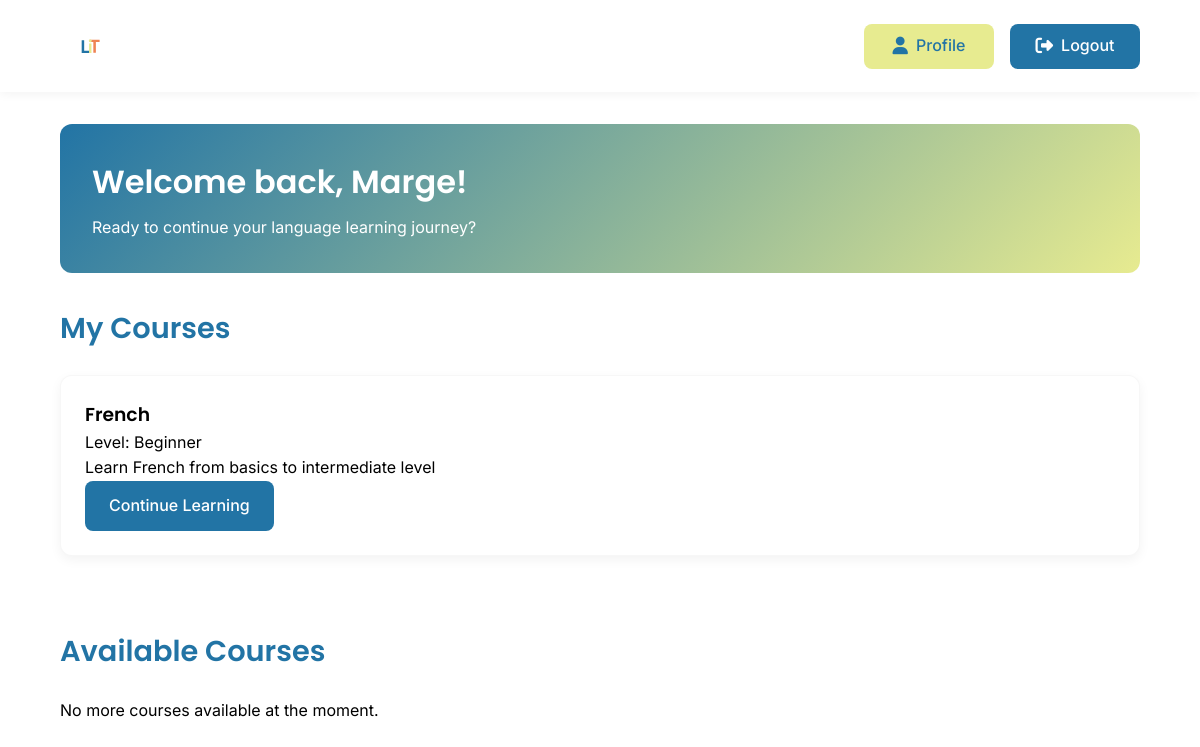
The app's page /view/dashboard.php (signed in), older data.
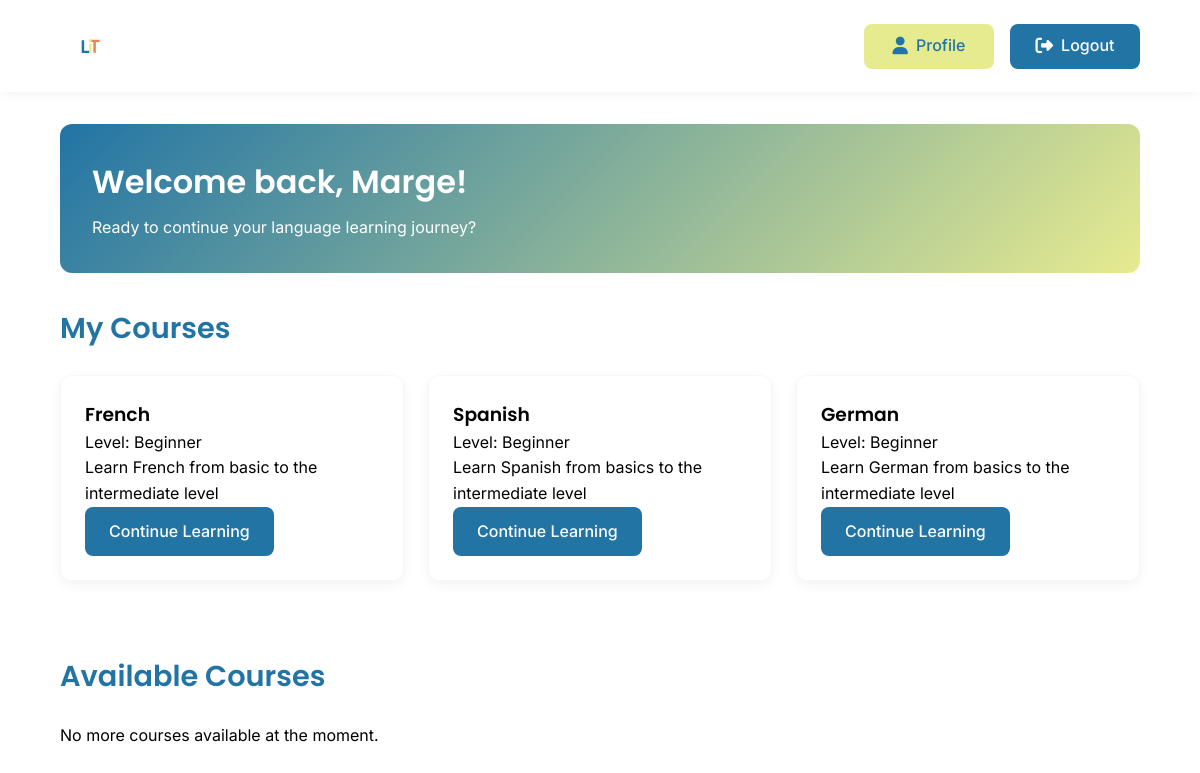
The same page, newer data.
### tables this page shows
CREATE TABLE `user_enrollments` (
  `enrollmentId` int(11) NOT NULL,
  `userId` int(11) NOT NULL,
  `languageId` int(11) NOT NULL,
  `status` enum('active','completed','dropped') NOT NULL DEFAULT 'active',
  `enrollmentDate` timestamp NOT NULL DEFAULT current_timestamp()
);

CREATE TABLE `languages` (
  `languageId` int(11) NOT NULL,
  `languageName` varchar(50) NOT NULL,
  `level` enum('Beginner','Intermediate','Advanced') NOT NULL,
  `description` text DEFAULT NULL,
  `active` tinyint(1) DEFAULT 1,
  `languageCode` varchar(2) NOT NULL DEFAULT 'en'
);

### view/dashboard.php (the view, shortened to what this page needs)
<?php
require_once '../config/db_connect.php';
$userName = $_SESSION['user_name'] ?? 'User';
$stmt = $pdo->prepare("
    SELECT l.*, ue.status, ue.enrollmentDate
    FROM languages l
    LEFT JOIN user_enrollments ue ON l.languageId = ue.languageId AND ue.userId = ?
    WHERE ue.status = 'active'
");
$stmt->execute([$_SESSION['user_id']]);
$currentCourses = $stmt->fetchAll();
$stmt = $pdo->prepare("
    SELECT *
    FROM languages
    WHERE languageId NOT IN (
        SELECT languageId
        FROM user_enrollments
        WHERE userId = ? AND status = 'active'
    )
    AND active = 1
");
$stmt->execute([$_SESSION['user_id']]);
$availableCourses = $stmt->fetchAll();
?>
<!DOCTYPE html>
<html lang="en">
<head>
    <link rel="stylesheet" href="https://cdnjs.cloudflare.com/ajax/libs/font-awesome/6.5.1/css/all.min.css">
    <link rel="stylesheet" href="../assets/css/styles.css">
    <link rel="stylesheet" href="../assets/css/dashboard.css">
</head>
<body>
    <header class="dashboard-header">
        <div class="nav-logo">
            <img src="../assets/images/logo.svg" alt="Language Learning Platform Logo" class="logo-image">
        </div>
        <div class="header-actions">
            <div class="auth-buttons">
                <a href="profile.php" class="btn-secondary">
                    <i class="fas fa-user"></i> Profile
                </a>
                <a href="../actions/logout.php" class="btn-primary">
                    <i class="fas fa-sign-out-alt"></i> Logout
                </a>
            </div>
        </div>
    </header>
    <main class="dashboard-content">
        <section class="welcome-card">
            <h1>Welcome back, <?php echo htmlspecialchars($userName); ?>!</h1>
            <p>Ready to continue your language learning journey?</p>
        </section>
        <section class="current-courses">
            <h2>My Courses</h2>
            <div class="courses-grid">
                <?php if (empty($currentCourses)): ?>
                    <p>You haven't enrolled in any courses yet.</p>
                <?php else: ?>
                    <?php foreach ($currentCourses as $course): ?>
                        <div class="course-card">
                            <h3><?php echo htmlspecialchars($course['languageName']); ?></h3>
                            <p>Level: <?php echo htmlspecialchars($course['level']); ?></p>
                            <p><?php echo htmlspecialchars($course['description']); ?></p>
                            <a href="course_page.php?languageId=<?php echo $course['languageId']; ?>" class="btn btn-primary">
                                Continue Learning
                            </a>
                        </div>
                    <?php endforeach; ?>
                <?php endif; ?>
            </div>
        </section>
        <section class="available-courses">
            <h2>Available Courses</h2>
            <div class="courses-grid">
                <?php if (empty($availableCourses)): ?>
                    <p>No more courses available at the moment.</p>
                <?php endif; ?>
            </div>
        </section>
    </main>
</body>
</html>

Row changes from the older to the newer data that the page shows:
changed through a linked row, user_enrollments "French": languageId.description "Learn French from basics to intermediate level" → "Learn French from basic to the intermediate level"
added user_enrollments: languageId.languageName "Spanish", languageId.level "Beginner", languageId.description "Learn Spanish from basics to the intermediate level"
added user_enrollments: languageId.languageName "German", languageId.level "Beginner", languageId.description "Learn German from basics to the intermediate level"
